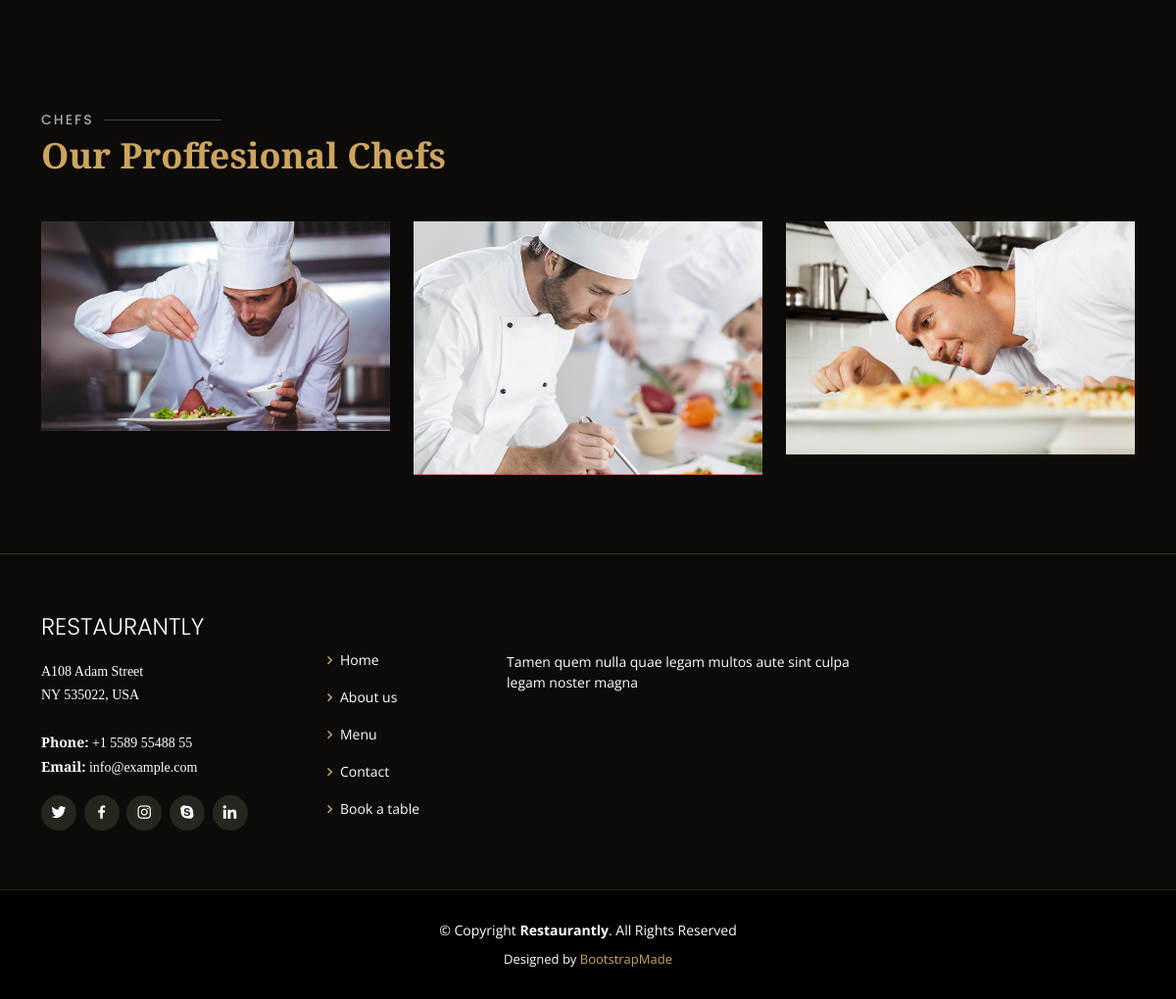
The page /about-us/ (lower part) on the database as committed earlier.
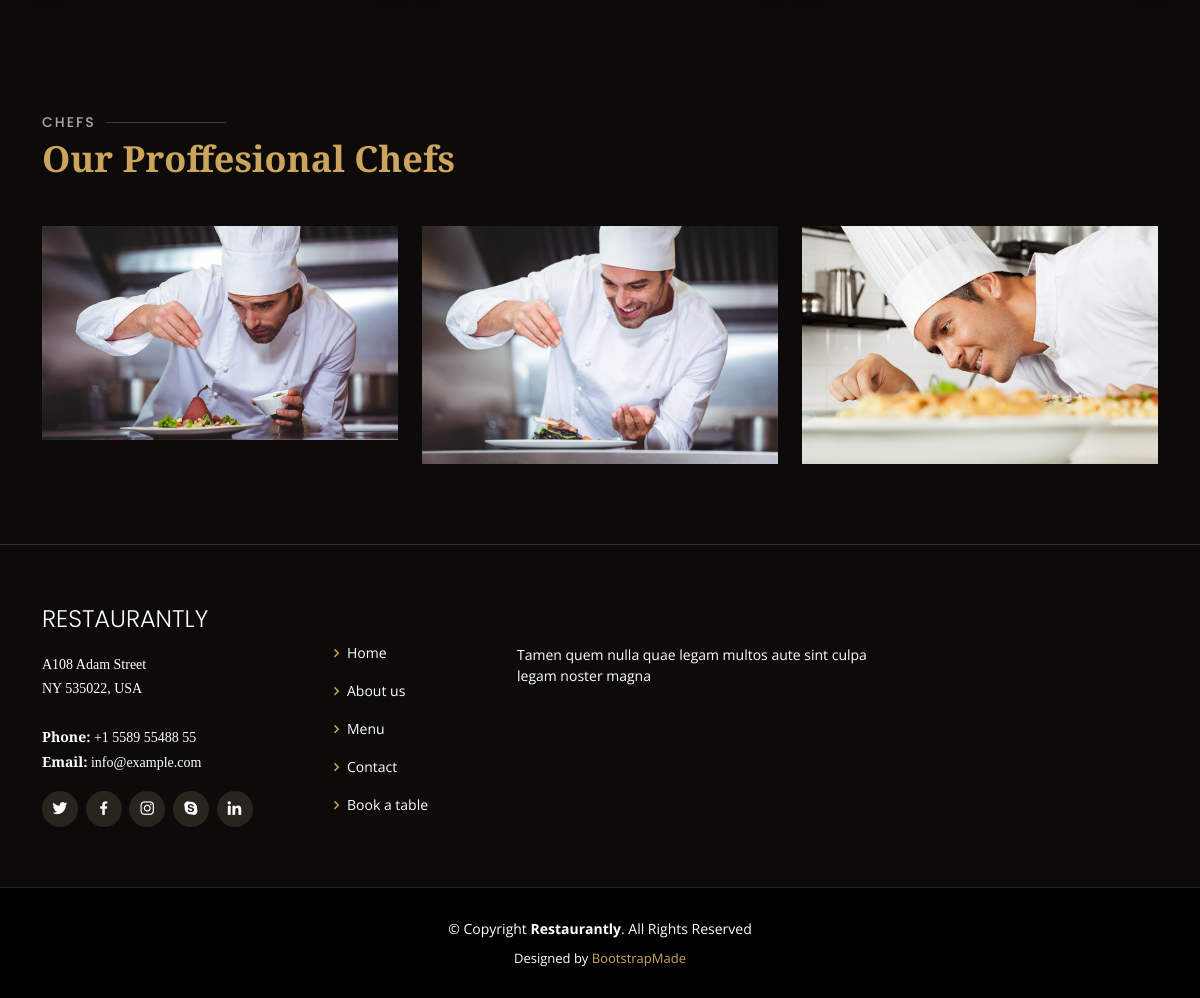
The same page on the database as committed later.
### aboutus/models.py (models this page shows, shortened)
class Chef(models.Model):
    name = models.CharField(max_length=50)
    title = models.CharField(max_length=50)
    image = models.ImageField(upload_to='Chef/')
    class Meta:
        verbose_name = 'chef'
        verbose_name_plural = 'chef'

### aboutus/views.py (the view)
# urls.py: path('', views.aboutus_list, name='aboutus_list'),
def aboutus_list(request):
    about = AboutUs.objects.last()
    why_choose_us = Why_Choose_Us.objects.all()
    chef = Chef.objects.all()
    context ={
      'about' : about,
      'why_choose_us' : why_choose_us,
      'chef' : chef,
    }
    return render(request, 'aboutus/about.html', context)

### aboutus/templates/aboutus/about.html (shortened to what this page needs)
{% extends 'base.html' %}
{% load static %}
{% block content %}
    <section id="why-us" class="why-us">
      </section>
    <section id="chefs" class="chefs">
        <div class="container" data-aos="fade-up">
          <div class="section-title">
            <h2>Chefs</h2>
            <p>Our Proffesional Chefs</p>
          </div>
          <div class="row">
            {% for chefs in chef %}
            <div class="col-lg-4 col-md-6">
              <div class="member" data-aos="zoom-in" data-aos-delay="300">
                <img src="{{chefs.image.url}}" class="img-fluid" alt="">
              </div>
            </div>
            {% endfor %}
          </div>
        </div>
      </section>
{% endblock content %}

Rows that differ between the two databases and show on the page:
changed Chef (number 2 of 3 on the later page): image: a different picture
